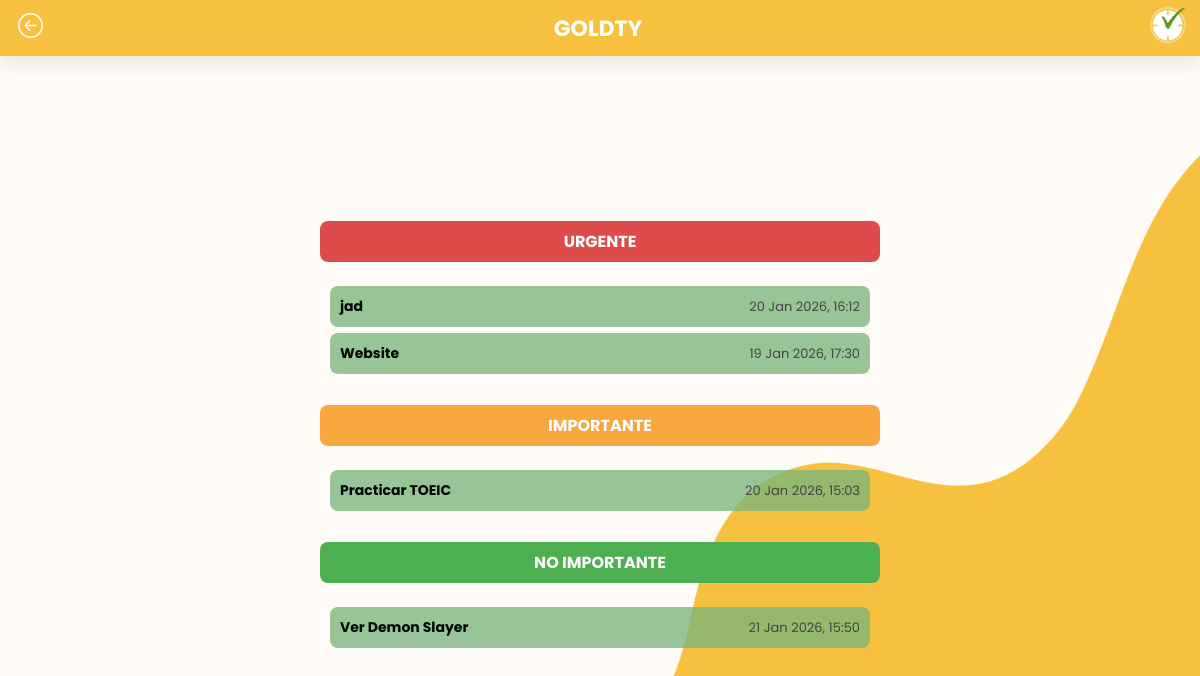
Screenshot of /historial.php (signed in) with the database file from the repository.
### tables this page shows
CREATE TABLE `actividad_urge` (
  `id_actividad_u` int(11) NOT NULL,
  `titulo` varchar(50) NOT NULL,
  `descripcion` varchar(200) NOT NULL,
  `id_categoria` int(11) NOT NULL,
  `fecha` date NOT NULL,
  `hora` time NOT NULL,
  `completada` tinyint(1) NOT NULL,
  `id_usuario` int(11) NOT NULL
);

CREATE TABLE `actividad_imp` (
  `id_actividad_imp` int(11) NOT NULL,
  `titulo` varchar(50) NOT NULL,
  `descripcion` varchar(200) NOT NULL,
  `id_categoria` int(11) NOT NULL,
  `fecha` date NOT NULL,
  `hora` time NOT NULL,
  `completada` tinyint(1) NOT NULL,
  `id_usuario` int(11) NOT NULL
);

CREATE TABLE `actividad_noimp` (
  `id_actividad_noimp` int(11) NOT NULL,
  `titulo` varchar(50) NOT NULL,
  `descripcion` varchar(200) NOT NULL,
  `id_categoria` int(11) NOT NULL,
  `fecha` date NOT NULL,
  `hora` time NOT NULL,
  `completada` tinyint(1) NOT NULL,
  `id_usuario` int(11) NOT NULL
);

### historial.php (the view, shortened to what this page needs)
<?php
include("conexion.php");
$id_usuario = $_SESSION['id'];
function mostrarActividades($conexion, $tabla, $tituloCategoria, $claseCategoria, $id_usuario, $id_columna) {
    $sql = "SELECT * FROM $tabla WHERE completada = 1 AND id_usuario = $id_usuario ORDER BY fecha DESC";
    $result = $conexion->query($sql);
    if ($result && $result->num_rows > 0) {
        echo "<div class='section-label $claseCategoria'>$tituloCategoria</div>";
        echo "<div class='task-list'>";
        while ($actividad = $result->fetch_assoc()) {
            $id_actividad = $actividad[$id_columna];
            $titulo = htmlspecialchars($actividad['titulo']);
            $fecha = date("d M Y", strtotime($actividad['fecha']));
            $hora = date("H:i", strtotime($actividad['hora']));
            $url = "descripcion.php?id=$id_actividad&tipo=$tabla";
            echo "<a href='$url' style='text-decoration: none; color: inherit;'>";
            echo "<div class='task'>";
            echo "<span class='task-title'>$titulo</span>";
            echo "<span class='time'> $fecha, $hora</span>";
            echo "</div>";
            echo "</a>";
        }
        echo "</div>";
    }
}
?>
<!DOCTYPE html>
<html lang="es">
<head>
  <link rel="stylesheet" href="style/historial.css">
</head>
<body>
  <div class="header">
    <button class="back-btn">
      <a href="homepage.php"></a>
    </button>
    <h1>GOLDTY</h1>
    <div class="logo">
      <img src="IMG/newlogo.jpeg" alt="GOLDTY" />
    </div>
  </div>
  <div class="container">
    <?php
      mostrarActividades($conexion, 'actividad_urge', 'URGENTE', 'urgent', $id_usuario, 'id_actividad_u');
      mostrarActividades($conexion, 'actividad_imp', 'IMPORTANTE', 'important', $id_usuario, 'id_actividad_imp');
      mostrarActividades($conexion, 'actividad_noimp', 'NO IMPORTANTE', 'not-important', $id_usuario, 'id_actividad_noimp');
    ?>
  </div>
</body>
</html>

### style/historial.css (style rules this page uses)
* { box-sizing: border-box; margin: 0; padding: 0; }
body { background-image: url('../IMG/fondo2.png'); background-size: cover; background-position: center; background-repeat: no-repeat; color: #000000; font-family: 'Poppins', sans-serif; margin: 0; margin-top: 35px; padding: 0; min-height: 100vh; display: flex; justify-content: center; align-items: center; }
.container { width: 100%; max-width: 600px; background-color: transparent; border-radius: 15px; padding: 20px; }
.header { background-color: #f7c03e; height: 56px; display: grid; grid-template-columns: auto 1fr auto; align-items: center; padding: 0 12px; position: fixed; width: 100vw; top: 0; left: 0; color: white; font-weight: 600; font-size: 18px; user-select: none; box-shadow: 0 6px 20px rgb(0 0 0 / 0.1); z-index: 100; }
.header h1 { font-weight: 700; font-size: 22px; color: white; margin: 0; justify-self: center; pointer-events: none; }
.logo img { width: 40px; height: 40px; object-fit: contain; }
.back-btn { background:transparent; border-radius: 50%; border: none; width: 36px; height: 36px; color: #ffffff; font-weight: 700; font-size: 22px; cursor: pointer; display: flex; justify-content: center; align-items: center; box-shadow: none; transition: background-color 0.2s ease; }
.section-label { font-weight: bold; color: white; text-align: center; padding: 8px; border-radius: 8px; margin: 15px 0 8px; font-size: 16px; }
.urgent { background-color: #de4b4b; }
.important { background-color: #f7a73e; }
.not-important { background-color: #4caf50; }
.task-list { background-color: transparent; padding: 10px; border-radius: 10px; }
.task { background-color: #79b67bc5; margin: 6px 0; padding: 10px; border-radius: 8px; font-size: 14px; display: flex; flex-direction: column; }
.task span { margin: 3px 0; }
.task-title { font-weight: bold; }
.time { font-size: 13px; color: #444; }
@media (min-width: 600px) { .task { flex-direction: row; align-items: center; justify-content: space-between; } }
@media (min-width: 600px) { .task-title { flex: 1; margin-left: 10px; } }
@media (min-width: 600px) { .task span { margin: 0; } }

### rows the page displays
actividad_urge: titulo "jad", fecha "20 Jan 2026", hora "16:12"
actividad_urge: titulo "Website", fecha "19 Jan 2026", hora "17:30"
actividad_imp: titulo "Practicar TOEIC", fecha "20 Jan 2026", hora "15:03"
actividad_noimp: titulo "Ver Demon Slayer", fecha "21 Jan 2026", hora "15:50"

### other values shown
$tituloCategoria "URGENTE IMPORTANTE NO IMPORTANTE"
